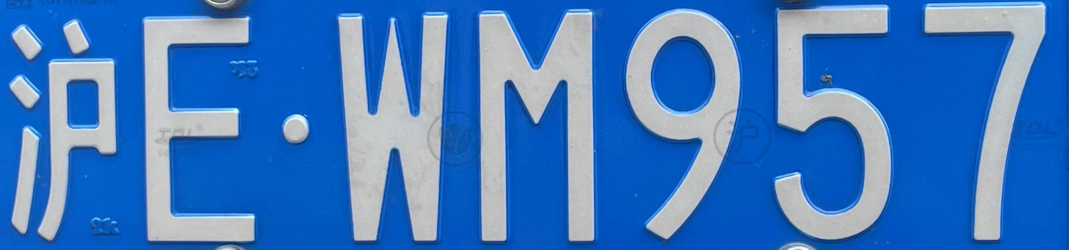
#> input picture resources/easy/1-1.jpg, 3207 x 748 px (shown at 1/3 size)
$ python easy.py
#> lines starting #> are read from the running program, lines starting #| are printed output that depends on the picture; after the words box and inside, x2 and y2 are one past the last pixel; in counts of white or black regions, pixels touching at a corner belong together
### code/traditional_method/utils.py
import cv2
import numpy as np
from glob import glob
from PIL import ImageFont, ImageDraw, Image


template_path = './template_data/'

num_chars = ['0','1','2','3','4','5','6','7','8','9']
eng_chars = ['A','B','C','D','E','F','G','H','J','K','L','M','N','P','Q','R','S','T','U','V','W','X','Y','Z']
chn_chars = ['藏','川','鄂','甘','赣','贵','桂','黑','沪','吉','冀','津','晋','京','辽','鲁','蒙','闽','宁', \
             '青','琼','陕','苏','皖','湘','新','渝','豫','粤','云','浙']
num_eng_chars = num_chars + eng_chars

chn_words_list = [glob(template_path+chn_char+'/*') for chn_char in chn_chars]
eng_words_list = [glob(template_path+eng_char+'/*') for eng_char in eng_chars]
eng_num_words_list = [glob(template_path+char+'/*') for char in num_eng_chars]

mapping = {'chn': (chn_chars, chn_words_list), \
           'eng': (eng_chars, eng_words_list), \
           'num': (num_eng_chars, eng_num_words_list)}


# [9 lines left out: function template_score, not called in this run]


def template_matching(word_images):
    results = []
    for index, word_image in enumerate(word_images):
        if index == 0:
            chars, words_list = mapping['chn'][0], mapping['chn'][1]
        elif index == 1:
            chars, words_list = mapping['eng'][0], mapping['eng'][1]
        else:
            chars, words_list = mapping['num'][0], mapping['num'][1]

        best_score = []
        for word_list in words_list:
            score = []
            for word in word_list:
                res = template_score(word, word_image)
                score.append(res)
            best_score.append(max(score))
        idx = best_score.index(max(best_score))
        r = chars[idx]
        results.append(r)

    return results


def split_license(src, dst):

    contours, hierarchy = cv2.findContours(src, cv2.RETR_EXTERNAL, cv2.CHAIN_APPROX_SIMPLE)
    words = []
    word_images = []

    for cnt in contours:
        rect = cv2.boundingRect(cnt)
        words.append(rect)

    words = sorted(words,key=lambda s:s[0],reverse=False)
    for word in words:
        if (word[3] > (word[2] * 1.5)) and (word[3] < (word[2] * 3.5)) and (word[2] > 25):
            split_image = dst[word[1]:word[1] + word[3], word[0]:word[0] + word[2]]
            word_images.append(split_image)

    return word_images


# [10 lines left out: function cv2ImgAddText, not called in this run]

### code/traditional_method/easy.py
import cv2
import argparse
import matplotlib.pyplot as plt
from utils import template_matching, split_license, cv2ImgAddText


def task1_1(verbose=True):
#> called with verbose = False
    src = cv2.imread('../../resources/easy/1-1.jpg')
#> src is the input picture: shape (748, 3207, 3); mean B, G, R 191.3, 121.1, 63.7

    gray_license_img = cv2.cvtColor(src, cv2.COLOR_RGB2GRAY)
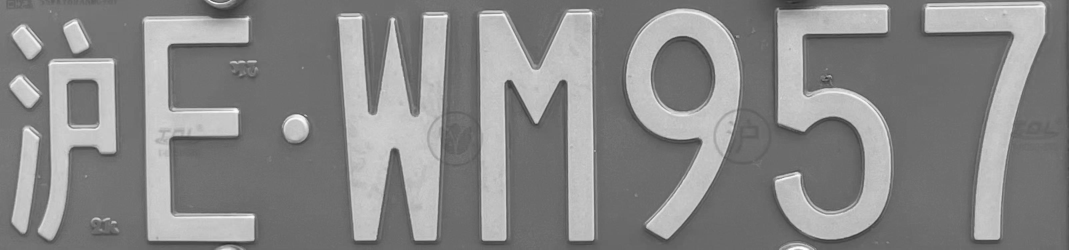
#> gray_license_img: shape (748, 3207) (shown at 1/3 size); min 37, max 254, mean 135.5

    # 阈值分割，将车牌二值化
    _, binary_license_img = cv2.threshold(gray_license_img, 0, 255, cv2.THRESH_OTSU)
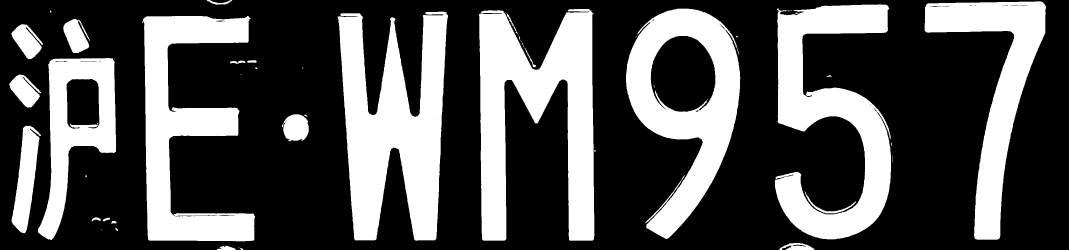
#> binary_license_img: shape (748, 3207) (shown at 1/3 size); 32.2% white; 59 white regions (24 under 20 px), largest, box (x1, y1, x2, y2) and area: (1012, 35, 1344, 722) 139636, (1437, 27, 1783, 722) 133666, (2324, 13, 2673, 718) 114522

    # 开运算去噪
    kernel = cv2.getStructuringElement(cv2.MORPH_RECT, (10, 10))
    binary_license_img = cv2.morphologyEx(binary_license_img, cv2.MORPH_OPEN, kernel,iterations = 1)
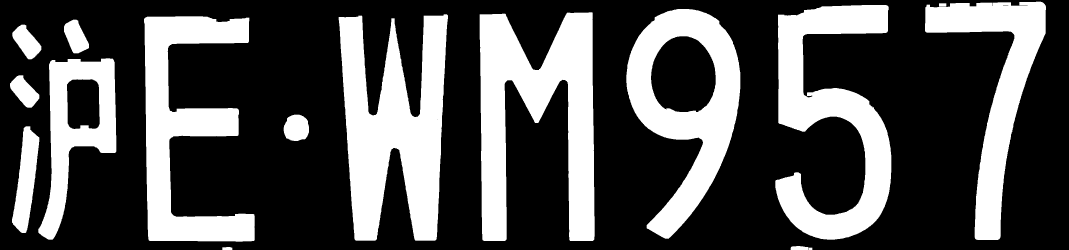
#> binary_license_img: shape (748, 3207) (shown at 1/3 size); 31.5% white; 16 white regions, largest, box (x1, y1, x2, y2) and area: (1016, 43, 1344, 722) 138568, (1439, 37, 1784, 723) 132589, (2326, 15, 2674, 719) 113050

    # 膨胀，使每个字符连成一个整体
    kernel = cv2.getStructuringElement(cv2.MORPH_RECT, (35, 20))
    dilate_lic_img = cv2.dilate(binary_license_img, kernel)
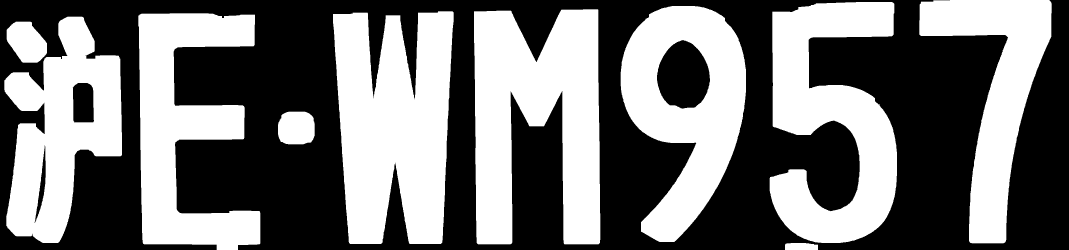
#> dilate_lic_img: shape (748, 3207) (shown at 1/3 size); 46.1% white; 10 white regions

    # 轮廓检测将车牌逐字符分割
    word_images = split_license(dilate_lic_img, binary_license_img)
#> in split_license, `contours, hierarchy = cv2.findContours(src, cv2.RETR_EXTERNAL, cv2.CHA..`: contours = 10 contours; largest, box (x1, y1, x2, y2) and area: (999, 34, 1361, 732) 195806, (1422, 28, 1801, 733) 187698, (1862, 18, 2238, 726) 169744, (2309, 6, 2691, 729) 159138, (415, 40, 781, 748) 141154
#> the loop in split_license, `for cnt in contours:` made 10 passes
#> rect on passes 1 to 10: (2355, 729, 99, 19), (834, 335, 110, 98), (20, 65, 121, 123), (13, 50, 353, 679), (415, 40, 366, 708), (999, 34, 362, 698), (1422, 28, 379, 705), (1862, 18, 376, 708), (2309, 6, 382, 723), (2758, 0, 397, 730)
#> after the loop in split_license, `for cnt in contours:`: words = [(2355, 729, 99, 19), (834, 335, 110, 98), (20, 65, 121, 123), (13, 50, 353, 679), (415, 40, 366, 708), (999, 34, 362, 698), (1422, 28, 379, 705), (1862, 18, 376, 708), (2309, 6, 382, 723), (2758, 0, 397, 730)]
#> in split_license, `words = sorted(words,key=lambda s:s[0],reverse=False)`: words = [(13, 50, 353, 679), (20, 65, 121, 123), (415, 40, 366, 708), (834, 335, 110, 98), (999, 34, 362, 698), (1422, 28, 379, 705), (1862, 18, 376, 708), (2309, 6, 382, 723), (2355, 729, 99, 19), (2758, 0, 397, 730)]
#> the loop in split_license, `for word in words:` made 10 passes
#> pass 1, in split_license, `split_image = dst[word[1]:word[1] + word[3], word[0]:word[0] + word[2]]`:
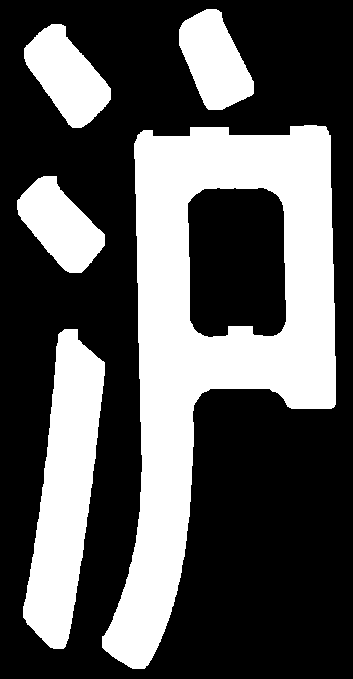
#> split_image: shape (679, 353); 34.3% white; 5 white regions, box (x1, y1, x2, y2) and area: (102, 125, 336, 669) 52813, (23, 329, 105, 649) 14660, (24, 24, 111, 128) 5074, (179, 9, 254, 110) 4850, (17, 176, 105, 273) 4826
#> pass 3, in split_license, `split_image = dst[word[1]:word[1] + word[3], word[0]:word[0] + word[2]]`:
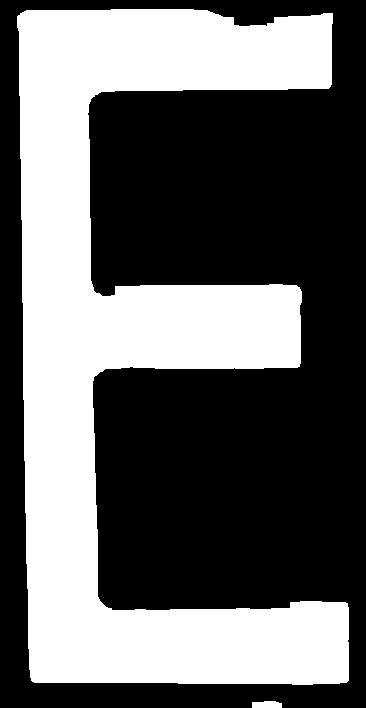
#> split_image: shape (708, 366); 39.5% white; 2 white regions, box (x1, y1, x2, y2) and area: (17, 9, 349, 685) 102169, (252, 701, 282, 708) 189
#> after the loop in split_license, `for word in words:`: word_images = 7 items
#> word_images = 7 items

    # 模板匹配
    result = template_matching(word_images)
    print("".join(result))

    if verbose:

        for img in [gray_license_img, binary_license_img, dilate_lic_img]:
            plt.cla()
            plt.imshow(img, cmap='gray')
            plt.show()

        plt.cla()
        for i,j in enumerate(word_images):
            plt.subplot(1,8,i+1)
            plt.imshow(word_images[i],cmap='gray')
        plt.show()

    res_img = cv2ImgAddText(src, "".join(result), (0,0), textSize=350)
    plt.cla()
    plt.imshow(res_img)
    plt.show()


# [86 lines left out: functions task1_2, task1_3, not called in this run]


if __name__ == '__main__':
    parser = argparse.ArgumentParser()
    parser.add_argument('--task_id', default="1", type=str, help='task id, choose from 1,2,3')
    parser.add_argument('--verbose', action='store_true', help='display result during process or not')


    args = parser.parse_args()
    task_id = args.task_id
    verbose = args.verbose

    task_func = {"1": task1_1, "2": task1_2, "3": task1_3}

#> (the run stopped early here; a loop or call above may not have finished)
